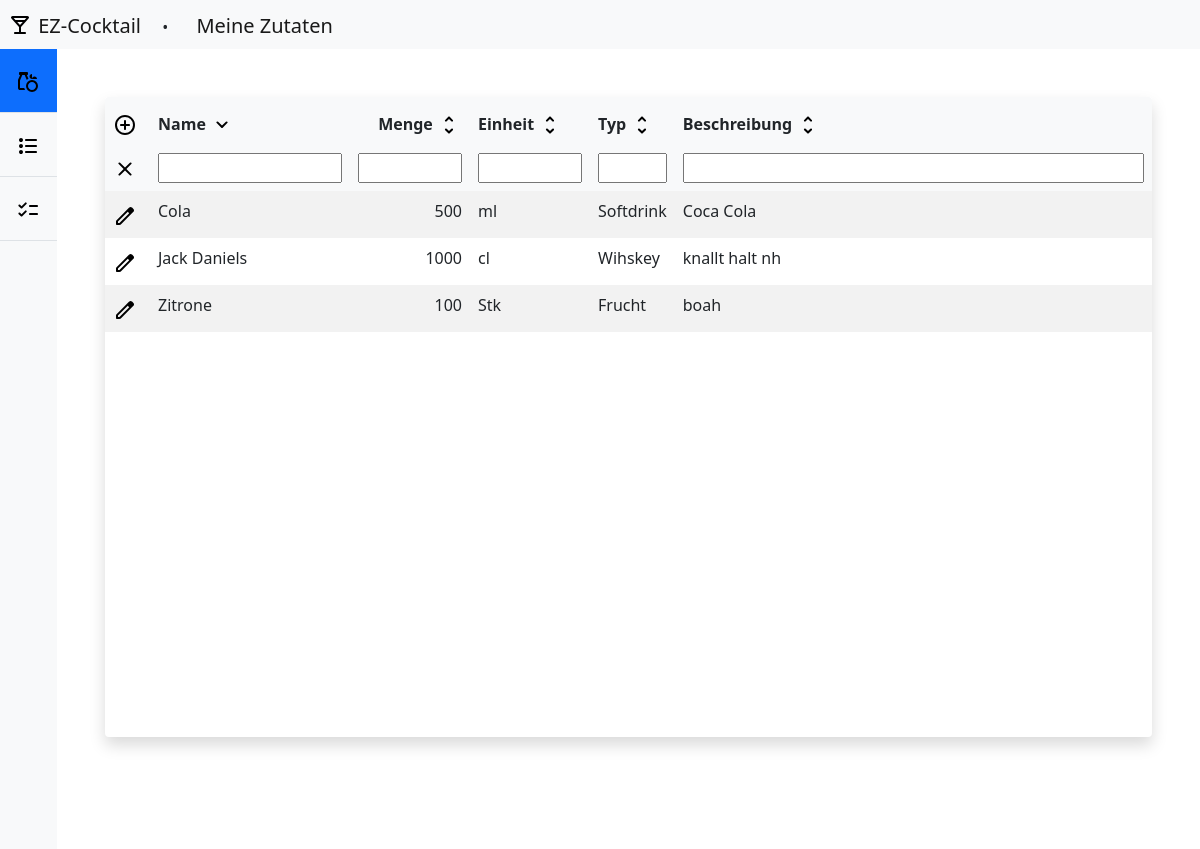
Page /src/html/index.php on the committed database.
### tables this page shows
CREATE TABLE `zutat` (
                         `id` int(11) NOT NULL,
                         `name` varchar(255) DEFAULT NULL,
                         `beschreibung` text DEFAULT NULL
);

### src/php/DBConnector.php (called while the page is built, shortened)
<?php
include_once("Zutat/zutat.php");
class DBConnection
{
    private static $servername = "localhost";
    private static $dbname = "ez_cocktail";
    private static $connection = null;
    private static $user = "root";
    private static $password = "";
    public static function getConnection()
    {
        if (self::$connection == null) {
            self::$connection = new mysqli(self::$servername, self::$user, self::$password, self::$dbname);
        }
        return self::$connection;
    }
    public static function readFiltertngredient(String $Name = "", String $Menge = "", String $Einheit = "", String $Typ ="", String $Beschribung= "", String $OrderBy = "" , String $Reinfolge): array
    {
        try {
            $ingredienz = array();
            $conn = self::getConnection();
            $sql = "SELECT * FROM `zutatgesamt` where name LIKE '%". $Name."%' and menge LIKE '%". $Menge."%' and `einheit` LIKE '%". $Einheit."%' and typ LIKE '%". $Typ."%' and beschreibung LIKE '%". $Beschribung."%' ORDER BY ". $OrderBy." ". $Reinfolge.";";
            $result = $conn->query($sql);
            if ($result->num_rows > 0) {
                while ($row = $result->fetch_assoc()) {
                    array_push($ingredienz, new Ingredient($row["id"], $row["name"], $row["beschreibung"], $row["menge"], $row["typ"], $row["einheit"]));
                }
            }
        } catch (Exception $e) {
            return $ingredienz;
        }
        return $ingredienz;
    }
}

### src/php/Zutat/zutat.php (the view)
<?php
class Ingredient
{
    private $id;
    private $ingredient;
    private $description;
    private $quantity;
    private $type;
    private $unit;
    public function __construct($id, $ingredient, $description, $quantity, $type, $unit)
    {
        $this->id = $id;
        $this->ingredient = $ingredient;
        $this->description = $description;
        $this->quantity = $quantity;
        $this->type = $type;
        $this->unit = $unit;
    }
    public function generateIngredientLine()
    {
        return "<tr>
                        <td class=\"table-icon\" title=\"Eintrag bearbeiten\"><span class=\"icon icon-edit\" data-id='". $this->id ."'></span></td>
                        <td class=\"table-name\" title=\"". $this->ingredient ."\"><span>". $this->ingredient ."</span></td>
                        <td class=\"table-amount\" title=\"". $this->quantity ."\"><span>". $this->quantity ."</span></td>
                        <td class=\"table-unit\" title=\"". $this->unit ."\"><span>". $this->unit ."</span></td>
                        <td class=\"table-type\" title=\"". $this->type ."\"><span>". $this->type ."</span></td>
                        <td class=\"table-description\" title=\"". $this->description ."\"><span>". $this->description ."</span></td>
                    </tr>";
    }
}

### src/html/index.php (shortened to what this page needs)
<?php
include_once("../php/DBConnector.php");
$filterName= ''; $filterMenge= ''; $filterEinheit= ''; $filterTyp= ''; $filterBeschreibung = ''; $sortName = ''; $sortOrder = '';
$sort = $_REQUEST['sort'] ?? ['sort' => 'name', 'order' => 'asc'];
$sortName = $sort['sort'];
$sortOrder = $sort['order'];
$Ingredients = DBConnection::readFiltertngredient($filterName, $filterMenge, $filterEinheit, $filterTyp, $filterBeschreibung, $sortName, $sortOrder);
?>
<!doctype html>
<html lang="de">
  <head>
    <link href="../Bootstrap/css/bootstrap.min.css" rel="stylesheet">
    <link href="../icons/icons.css" rel="stylesheet">
    <link href="../css/table.css" rel="stylesheet">
    <link href="../css/index.css" rel="stylesheet">
    <link href="../css/topBar.css" rel="stylesheet">
    <link href="../css/ezCockTail.css" rel="stylesheet">
  </head>
  <body>
    <nav class="navbar navbar-expand-lg navbar-light bg-light">
        <div class="d-block justify-left ms-2">
            <a class="navbar-brand">
                <span class="icon icon-local_bar"></span>
                <span>EZ-Cocktail</span>
            </a>
            <a>•</a>
            <a class="navbar-brand">
                <span class="ms-4">Meine Zutaten</span>
            </a>
        </div>
      </nav>
    <div class="main">
        <div class="d-flex flex-column flex-shrink-0 bg-light vh-100">
            <ul class="nav nav-pills nav-flush flex-column mb-auto text-center sticky-top top-0">
              <li class="nav-item">
                <a href="index.php" class="nav-link active py-3 border-bottom" aria-current="page" title="Meine Zutaten" data-bs-toggle="tooltip" data-bs-placement="right" data-bs-original-title="Meine Zutaten">
                    <span class="icon icon-grocery"></span>
                </a>
              </li>
              <li>
                <a href="allRecipes.php" class="nav-link py-3 border-bottom" title="Alle Rezepte" data-bs-toggle="tooltip" data-bs-placement="right" data-bs-original-title="Alle Rezepte">
                    <span class="icon icon-format_list_bulleted"></span>
                </a>
              </li>
              <li>
                <a href="#" class="nav-link py-3 border-bottom" title="Mögliche Rezepte" data-bs-toggle="tooltip" data-bs-placement="right" data-bs-original-title="Mögliche Rezepte">
                    <span class="icon icon-checklist"></span>
                </a>
              </li>
            </ul>
          </div>
          <div class="table-container w-100 m-5 shadow rounded">
            <table class="table bg-body table-striped">
                <form action="?" autocomplete="off" id="main-table" method="get">
                    <thead class="bg-light sticky-top top-0">
                    <tr>
                        <th scope="col"><span class="icon icon-add_circle" title="Eintrag hinzufügen"></span></th>
                        <th scope="col" class="table-name">
                            <span>Name</span>
                            <span class="icon
                                  <?php if ($sort['sort'] == 'name') {
                                            if ($sort['order'] == 'asc') {
                                                echo 'icon-expand_more';
                                            } else {
                                                echo 'icon-expand_less';
                                            }
                                        } else {
                                            echo 'icon-unfold_more';
                                        }
                                    ?>
                                  sort-submit"
                                  data-sort="name"
                                  data-order="<?php if($sort['sort'] == 'name') {
                                                    if ($sort['order'] == 'asc') {
                                                        echo 'desc';
                                                    } else {
                                                        echo "asc";
                                                    }
                                  }else  {
                                      echo 'desc';
                                  } ?>">
                            </span>
                        </th>
                        <th scope="col" class="table-amount">
                            <span>Menge</span>
                            <span class="icon
                                  <?php if ($sort['sort'] == 'menge') {
                                        if ($sort['order'] == 'asc') {
                                            echo 'icon-expand_more';
                                        } else {
                                            echo 'icon-expand_less';
                                        }
                                    } else {
                                        echo 'icon-unfold_more';
                                    }
                                    ?>
                                  sort-submit"
                                  data-sort="menge"
                                  data-order="<?php if($sort['sort'] == 'menge') {
                                      if ($sort['order'] == 'asc') {
                                          echo 'desc';
                                      } else {
                                          echo "asc";
                                      }
                                  }else  {
                                      echo 'desc';
                                  } ?>">
                            </span>
                        </th>
                        <th scope="col" class="table-unit">
                            <span>Einheit</span>
                            <span class="icon
                                  <?php if ($sort['sort'] == 'einheit') {
                                            if ($sort['order'] == 'asc') {
                                                echo 'icon-expand_more';
                                            } else {
                                                echo 'icon-expand_less';
                                            }
                                        } else {
                                            echo 'icon-unfold_more';
                                        }
                                        ?>
                                  sort-submit"
                                  data-sort="einheit"
                                  data-order="<?php if($sort['sort'] == 'einheit') {
                                                    if ($sort['order'] == 'asc') {
                                                        echo 'desc';
                                                    } else {
                                                        echo "asc";
                                                    }
                                                }else  {
                                      echo 'desc';
                                  } ?>">
                            </span>
                        </th>
                        <th scope="col" class="table-type">
                            <span>Typ</span>
                            <span class="icon
                                  <?php if ($sort['sort'] == 'typ') {
                                        if ($sort['order'] == 'asc') {
                                            echo 'icon-expand_more';
                                        } else {
                                            echo 'icon-expand_less';
                                        }
                                    } else {
                                        echo 'icon-unfold_more';
                                    }
                                    ?>
                                  sort-submit"
                                  data-sort="typ"
                                  data-order="<?php if($sort['sort'] == 'typ') {
                                                    if ($sort['order'] == 'asc') {
                                                        echo 'desc';
                                                    } else {
                                                        echo "asc";
                                                    }
                                              }else  {
                                      echo 'desc';
                                  }?>">
                            </span>
                        </th>
                        <th scope="col" class="table-final-col">
                            <span>Beschreibung</span>
                            <span class="icon
                                  <?php if ($sort['sort'] == 'beschreibung') {
                                            if ($sort['order'] == 'asc') {
                                                echo 'icon-expand_more';
                                            } else {
                                                echo 'icon-expand_less';
                                            }
                                        } else {
                                            echo 'icon-unfold_more';
                                        }
                                        ?>
                                  sort-submit"
                                  data-sort="beschreibung"
                                  data-order="<?php if($sort['sort'] == 'beschreibung') {
                                                    if ($sort['order'] == 'asc') {
                                                        echo 'desc';
                                                    } else {
                                                        echo "asc";
                                                    }
                                              }else  {
                                      echo 'desc';
                                  }?>">
                            </span>
                        </th>
                    </tr>
                    <tr>
                        <th scope="col" class="table-icon">
                            <a href="index.php"><span class="icon icon-close top-1" title="Filter entfernen"></span></a>
                        </th>
                        <th scope="col" class="table-name"><input type="text" name="filter[Name]" value="<?php echo $filterName; ?>"></th>
                        <th scope="col" class="table-amount"><input type="text" name="filter[Menge]" value="<?php echo $filterMenge; ?>"></th>
                        <th scope="col" class="table-unit"><input type="text" name="filter[Einheit]" value="<?php echo $filterEinheit; ?>"></th>
                        <th scope="col" class="table-type"><input type="text" name="filter[Typ]" value="<?php echo $filterTyp; ?>"></th>
                        <th scope="col" class="table-final-col"><input type="text" name="filter[Beschreibung]" value="<?php echo $filterBeschreibung; ?>"></th>
                    </tr>
                    </thead>
                </form>
                <tbody>
                <?php
                foreach($Ingredients as $ingredient)
                {
                    echo $ingredient->generateIngredientLine();
                }
                ?>
                </tbody>
              </table>
        </div>
    </div>
   </body>
</html>

### src/css/table.css (style rules this page uses)
table input { width: 100%; }
tbody, td, tfoot, th, thead, tr { border-color: none !important; border-style: none !important; border-width: none !important; }
.table-container { max-height: calc(100vh - 20vh); overflow-y: auto; padding: 0; }
td, th { text-overflow: ellipsis; white-space: nowrap; overflow: hidden; }
.table-icon { min-width: 45px; max-width: 45px; cursor: pointer; }
.table-name { min-width: 200px; max-width: 200px; }
.table-amount { min-width: 120px; max-width: 120px; text-align: right; }
.table-unit { min-width: 120px; max-width: 120px; }
.table-description { min-width: 210px; max-width: 210px; }
.table-description { min-width: 120px; max-width: 120px; }
.table-final-col { width: 100%; }
thead .icon-add_circle { top: 8px; }

### src/css/topBar.css (style rules this page uses)
.nav-pills .nav-link { border-radius: 0; }
.main { display: flex; }
body { overflow: hidden; margin: 0; }

### rows in the picture
zutat: name "Cola", quantity "500", unit "ml", type "Softdrink", beschreibung "Coca Cola"
zutat: name "Jack Daniels", quantity "1000", unit "cl", type "Wihskey", beschreibung "knallt halt nh"
zutat: name "Zitrone", quantity "100", unit "Stk", type "Frucht", beschreibung "boah"
